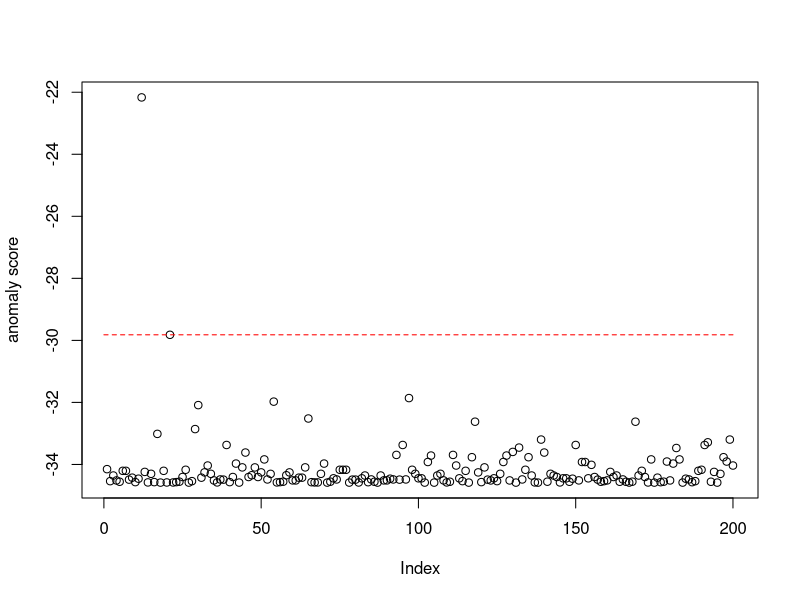

This figure's R source:
install.packages("car")
library(car)
library(MASS)

data(Davis)
Davis

N <- length(Davis$weight)
mu <- mean(Davis$weight)

# モーメント法による推定
si <- sd(Davis$weight)*(N-1)/N
kmo <- (mu/si)^2
smo <- si^2/mu

# 最尤法による推定
ml <- fitdistr(Davis$weight,"gamma")
kml <- ml$estimate["shape"]
sml <- 1/ml$estimate["rate"]

a <- Davis$weight/smo - (kmo-1)*log(Davis$weight/smo)
th <- order(a,decreasing=T)[0.01*N]
plot(a,ylab="anomaly score")
lines(0:200,rep(a[th],length(0:200)),col="red",lty=2)